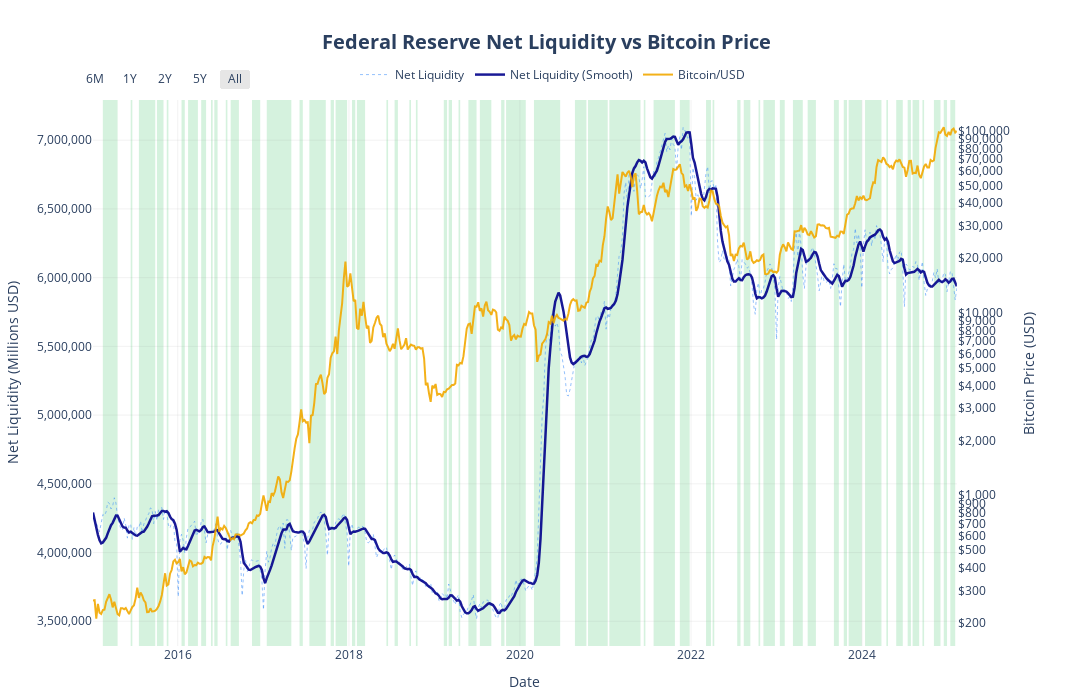

The code cell stored with this chart in its notebook:
### Code cell
# 定义配色方案
colors = {
    "liquidity": "rgba(64, 144, 248, 0.8)",
    "liquidity_smooth": "rgba(0, 0, 139, 0.9)",
    "bitcoin": "rgba(242, 169, 0, 0.9)",
    "increase_period": "rgba(46, 189, 89, 0.2)",
    "grid": "rgba(128, 128, 128, 0.1)",
}

# 创建子图
fig = make_subplots(specs=[[{"secondary_y": True}]])

# 添加净流动性曲线
fig.add_trace(
    go.Scatter(
        x=df.index,
        y=df["net_liquidity"],
        name="Net Liquidity",
        line=dict(color=colors["liquidity"], width=1, dash="dot"),
        opacity=0.7,
    ),
    secondary_y=False,
)

# 添加平滑净流动性曲线
fig.add_trace(
    go.Scatter(
        x=df.index,
        y=df["smooth_net_liquidity"],
        name="Net Liquidity (Smooth)",
        line=dict(color=colors["liquidity_smooth"], width=2.5),
    ),
    secondary_y=False,
)

# 添加比特币价格
fig.add_trace(
    go.Scatter(
        x=df.index,
        y=df["btcusd"],
        name="Bitcoin/USD",
        line=dict(color=colors["bitcoin"], width=2),
    ),
    secondary_y=True,
)

# 标记流动性上升期间
for x0, x1 in zip(liquidity_increase["start_date"], liquidity_increase["end_date"]):
    fig.add_vrect(
        x0=x0,
        x1=x1,
        fillcolor=colors["increase_period"],
        opacity=1,
        line_width=0,
        layer="below",
    )

# 更新布局
fig.update_layout(
    title=dict(
        text="<b>Federal Reserve Net Liquidity vs Bitcoin Price</b>",
        x=0.5,
        y=0.95,
        xanchor="center",
        font=dict(size=20),
    ),
    width=1200,
    height=700,
    template="plotly_white",
    margin=dict(t=100, b=50),
    showlegend=True,
    legend=dict(
        orientation="h",
        yanchor="bottom",
        y=1.02,
        xanchor="center",
        x=0.5,
        bgcolor="rgba(255, 255, 255, 0.8)",
    ),
    hovermode="x unified",
)

# 更新X轴
fig.update_xaxes(
    title="Date",
    showgrid=True,
    gridwidth=1,
    gridcolor=colors["grid"],
    zeroline=True,
    zerolinewidth=1.5,
    zerolinecolor="rgba(128, 128, 128, 0.2)",
    rangeselector=dict(
        buttons=list(
            [
                dict(count=6, label="6M", step="month", stepmode="backward"),
                dict(count=1, label="1Y", step="year", stepmode="backward"),
                dict(count=2, label="2Y", step="year", stepmode="backward"),
                dict(count=5, label="5Y", step="year", stepmode="backward"),
                dict(step="all", label="All"),
            ]
        ),
        bgcolor="rgba(255, 255, 255, 0.8)",
    ),
)

# 更新主Y轴(流动性)
fig.update_yaxes(
    title="Net Liquidity (Millions USD)",
    showgrid=True,
    gridwidth=1,
    gridcolor=colors["grid"],
    zeroline=True,
    zerolinewidth=1.5,
    zerolinecolor="rgba(128, 128, 128, 0.2)",
    tickformat=",",
    secondary_y=False,
)

# 更新第二个Y轴(比特币价格)
fig.update_yaxes(
    title="Bitcoin Price (USD)",
    type="log",
    showgrid=False,
    tickformat="$,",
    secondary_y=True,
)

# 显示图表
fig.show()

### Figure 1 — Plotly figure (JSON) as saved in the notebook; plotly's stock layout.template omitted (floating-point values rounded to 4 significant figures; data arrays with more than 128 entries replaced by an {"elided": "..."} marker saying what was removed)
{"data": [{"line": {"color": "rgba(64, 144, 248, 0.8)", "dash": "dot", "width": 1}, "name": "Net Liquidity", "opacity": 0.7, "type": "scatter", "x": {"elided": "528 str values"}, "xaxis": "x", "y": {"elided": "528 int values"}, "yaxis": "y"}, {"line": {"color": "rgba(0, 0, 139, 0.9)", "width": 2.5}, "name": "Net Liquidity (Smooth)", "type": "scatter", "x": {"elided": "528 str values"}, "xaxis": "x", "y": {"elided": "528 float values"}, "yaxis": "y"}, {"line": {"color": "rgba(242, 169, 0, 0.9)", "width": 2}, "name": "Bitcoin/USD", "type": "scatter", "x": {"elided": "528 str values"}, "xaxis": "x", "y": {"elided": "528 float values"}, "yaxis": "y2"}], "layout": {"height": 700, "hovermode": "x unified", "legend": {"bgcolor": "rgba(255, 255, 255, 0.8)", "orientation": "h", "x": 0.5, "xanchor": "center", "y": 1.02, "yanchor": "bottom"}, "margin": {"b": 50, "t": 100}, "shapes": [{"fillcolor": "rgba(46, 189, 89, 0.2)", "layer": "below", "line": {"width": 0}, "opacity": 1, "type": "rect", "x0": "2015-02-15T00:00:00", "x1": "2015-04-19T00:00:00", "xref": "x", "y0": 0, "y1": 1, "yref": "y domain"}, {"fillcolor": "rgba(46, 189, 89, 0.2)", "layer": "below", "line": {"width": 0}, "opacity": 1, "type": "rect", "x0": "2015-06-14T00:00:00", "x1": "2015-06-21T00:00:00", "xref": "x", "y0": 0, "y1": 1, "yref": "y domain"}, {"fillcolor": "rgba(46, 189, 89, 0.2)", "layer": "below", "line": {"width": 0}, "opacity": 1, "type": "rect", "x0": "2015-07-19T00:00:00", "x1": "2015-09-27T00:00:00", "xref": "x", "y0": 0, "y1": 1, "yref": "y domain"}, {"fillcolor": "rgba(46, 189, 89, 0.2)", "layer": "below", "line": {"width": 0}, "opacity": 1, "type": "rect", "x0": "2015-10-04T00:00:00", "x1": "2015-11-01T00:00:00", "xref": "x", "y0": 0, "y1": 1, "yref": "y domain"}, {"fillcolor": "rgba(46, 189, 89, 0.2)", "layer": "below", "line": {"width": 0}, "opacity": 1, "type": "rect", "x0": "2015-11-15T00:00:00", "x1": "2015-11-22T00:00:00", "xref": "x", "y0": 0, "y1": 1, "yref": "y domain"}, {"fillcolor": "rgba(46, 189, 89, 0.2)", "layer": "below", "line": {"width": 0}, "opacity": 1, "type": "rect", "x0": "2016-01-17T00:00:00", "x1": "2016-01-31T00:00:00", "xref": "x", "y0": 0, "y1": 1, "yref": "y domain"}, {"fillcolor": "rgba(46, 189, 89, 0.2)", "layer": "below", "line": {"width": 0}, "opacity": 1, "type": "rect", "x0": "2016-02-14T00:00:00", "x1": "2016-03-27T00:00:00", "xref": "x", "y0": 0, "y1": 1, "yref": "y domain"}, {"fillcolor": "rgba(46, 189, 89, 0.2)", "layer": "below", "line": {"width": 0}, "opacity": 1, "type": "rect", "x0": "2016-04-10T00:00:00", "x1": "2016-05-01T00:00:00", "xref": "x", "y0": 0, "y1": 1, "yref": "y domain"}, {"fillcolor": "rgba(46, 189, 89, 0.2)", "layer": "below", "line": {"width": 0}, "opacity": 1, "type": "rect", "x0": "2016-05-22T00:00:00", "x1": "2016-05-29T00:00:00", "xref": "x", "y0": 0, "y1": 1, "yref": "y domain"}, {"fillcolor": "rgba(46, 189, 89, 0.2)", "layer": "below", "line": {"width": 0}, "opacity": 1, "type": "rect", "x0": "2016-06-05T00:00:00", "x1": "2016-06-19T00:00:00", "xref": "x", "y0": 0, "y1": 1, "yref": "y domain"}, {"fillcolor": "rgba(46, 189, 89, 0.2)", "layer": "below", "line": {"width": 0}, "opacity": 1, "type": "rect", "x0": "2016-07-24T00:00:00", "x1": "2016-07-31T00:00:00", "xref": "x", "y0": 0, "y1": 1, "yref": "y domain"}, {"fillcolor": "rgba(46, 189, 89, 0.2)", "layer": "below", "line": {"width": 0}, "opacity": 1, "type": "rect", "x0": "2016-08-14T00:00:00", "x1": "2016-09-18T00:00:00", "xref": "x", "y0": 0, "y1": 1, "yref": "y domain"}, {"fillcolor": "rgba(46, 189, 89, 0.2)", "layer": "below", "line": {"width": 0}, "opacity": 1, "type": "rect", "x0": "2016-11-13T00:00:00", "x1": "2016-12-18T00:00:00", "xref": "x", "y0": 0, "y1": 1, "yref": "y domain"}, {"fillcolor": "rgba(46, 189, 89, 0.2)", "layer": "below", "line": {"width": 0}, "opacity": 1, "type": "rect", "x0": "2017-01-15T00:00:00", "x1": "2017-04-30T00:00:00", "xref": "x", "y0": 0, "y1": 1, "yref": "y domain"}, {"fillcolor": "rgba(46, 189, 89, 0.2)", "layer": "below", "line": {"width": 0}, "opacity": 1, "type": "rect", "x0": "2017-06-04T00:00:00", "x1": "2017-06-18T00:00:00", "xref": "x", "y0": 0, "y1": 1, "yref": "y domain"}, {"fillcolor": "rgba(46, 189, 89, 0.2)", "layer": "below", "line": {"width": 0}, "opacity": 1, "type": "rect", "x0": "2017-07-16T00:00:00", "x1": "2017-09-24T00:00:00", "xref": "x", "y0": 0, "y1": 1, "yref": "y domain"}, {"fillcolor": "rgba(46, 189, 89, 0.2)", "layer": "below", "line": {"width": 0}, "opacity": 1, "type": "rect", "x0": "2017-10-15T00:00:00", "x1": "2017-10-29T00:00:00", "xref": "x", "y0": 0, "y1": 1, "yref": "y domain"}, {"fillcolor": "rgba(46, 189, 89, 0.2)", "layer": "below", "line": {"width": 0}, "opacity": 1, "type": "rect", "x0": "2017-11-05T00:00:00", "x1": "2017-12-24T00:00:00", "xref": "x", "y0": 0, "y1": 1, "yref": "y domain"}, {"fillcolor": "rgba(46, 189, 89, 0.2)", "layer": "below", "line": {"width": 0}, "opacity": 1, "type": "rect", "x0": "2018-01-14T00:00:00", "x1": "2018-01-28T00:00:00", "xref": "x", "y0": 0, "y1": 1, "yref": "y domain"}, {"fillcolor": "rgba(46, 189, 89, 0.2)", "layer": "below", "line": {"width": 0}, "opacity": 1, "type": "rect", "x0": "2018-02-04T00:00:00", "x1": "2018-03-11T00:00:00", "xref": "x", "y0": 0, "y1": 1, "yref": "y domain"}, {"fillcolor": "rgba(46, 189, 89, 0.2)", "layer": "below", "line": {"width": 0}, "opacity": 1, "type": "rect", "x0": "2018-06-10T00:00:00", "x1": "2018-06-17T00:00:00", "xref": "x", "y0": 0, "y1": 1, "yref": "y domain"}, {"fillcolor": "rgba(46, 189, 89, 0.2)", "layer": "below", "line": {"width": 0}, "opacity": 1, "type": "rect", "x0": "2018-07-15T00:00:00", "x1": "2018-07-29T00:00:00", "xref": "x", "y0": 0, "y1": 1, "yref": "y domain"}, {"fillcolor": "rgba(46, 189, 89, 0.2)", "layer": "below", "line": {"width": 0}, "opacity": 1, "type": "rect", "x0": "2018-09-16T00:00:00", "x1": "2018-09-23T00:00:00", "xref": "x", "y0": 0, "y1": 1, "yref": "y domain"}, {"fillcolor": "rgba(46, 189, 89, 0.2)", "layer": "below", "line": {"width": 0}, "opacity": 1, "type": "rect", "x0": "2018-10-14T00:00:00", "x1": "2018-10-21T00:00:00", "xref": "x", "y0": 0, "y1": 1, "yref": "y domain"}, {"fillcolor": "rgba(46, 189, 89, 0.2)", "layer": "below", "line": {"width": 0}, "opacity": 1, "type": "rect", "x0": "2019-02-10T00:00:00", "x1": "2019-02-24T00:00:00", "xref": "x", "y0": 0, "y1": 1, "yref": "y domain"}, {"fillcolor": "rgba(46, 189, 89, 0.2)", "layer": "below", "line": {"width": 0}, "opacity": 1, "type": "rect", "x0": "2019-03-03T00:00:00", "x1": "2019-03-17T00:00:00", "xref": "x", "y0": 0, "y1": 1, "yref": "y domain"}, {"fillcolor": "rgba(46, 189, 89, 0.2)", "layer": "below", "line": {"width": 0}, "opacity": 1, "type": "rect", "x0": "2019-04-14T00:00:00", "x1": "2019-04-21T00:00:00", "xref": "x", "y0": 0, "y1": 1, "yref": "y domain"}, {"fillcolor": "rgba(46, 189, 89, 0.2)", "layer": "below", "line": {"width": 0}, "opacity": 1, "type": "rect", "x0": "2019-05-26T00:00:00", "x1": "2019-06-30T00:00:00", "xref": "x", "y0": 0, "y1": 1, "yref": "y domain"}, {"fillcolor": "rgba(46, 189, 89, 0.2)", "layer": "below", "line": {"width": 0}, "opacity": 1, "type": "rect", "x0": "2019-07-14T00:00:00", "x1": "2019-09-01T00:00:00", "xref": "x", "y0": 0, "y1": 1, "yref": "y domain"}, {"fillcolor": "rgba(46, 189, 89, 0.2)", "layer": "below", "line": {"width": 0}, "opacity": 1, "type": "rect", "x0": "2019-10-13T00:00:00", "x1": "2019-10-27T00:00:00", "xref": "x", "y0": 0, "y1": 1, "yref": "y domain"}, {"fillcolor": "rgba(46, 189, 89, 0.2)", "layer": "below", "line": {"width": 0}, "opacity": 1, "type": "rect", "x0": "2019-11-03T00:00:00", "x1": "2020-01-26T00:00:00", "xref": "x", "y0": 0, "y1": 1, "yref": "y domain"}, {"fillcolor": "rgba(46, 189, 89, 0.2)", "layer": "below", "line": {"width": 0}, "opacity": 1, "type": "rect", "x0": "2020-03-01T00:00:00", "x1": "2020-06-21T00:00:00", "xref": "x", "y0": 0, "y1": 1, "yref": "y domain"}, {"fillcolor": "rgba(46, 189, 89, 0.2)", "layer": "below", "line": {"width": 0}, "opacity": 1, "type": "rect", "x0": "2020-08-23T00:00:00", "x1": "2020-10-11T00:00:00", "xref": "x", "y0": 0, "y1": 1, "yref": "y domain"}, {"fillcolor": "rgba(46, 189, 89, 0.2)", "layer": "below", "line": {"width": 0}, "opacity": 1, "type": "rect", "x0": "2020-10-18T00:00:00", "x1": "2021-01-10T00:00:00", "xref": "x", "y0": 0, "y1": 1, "yref": "y domain"}, {"fillcolor": "rgba(46, 189, 89, 0.2)", "layer": "below", "line": {"width": 0}, "opacity": 1, "type": "rect", "x0": "2021-01-17T00:00:00", "x1": "2021-05-30T00:00:00", "xref": "x", "y0": 0, "y1": 1, "yref": "y domain"}, {"fillcolor": "rgba(46, 189, 89, 0.2)", "layer": "below", "line": {"width": 0}, "opacity": 1, "type": "rect", "x0": "2021-06-13T00:00:00", "x1": "2021-06-20T00:00:00", "xref": "x", "y0": 0, "y1": 1, "yref": "y domain"}, {"fillcolor": "rgba(46, 189, 89, 0.2)", "layer": "below", "line": {"width": 0}, "opacity": 1, "type": "rect", "x0": "2021-07-25T00:00:00", "x1": "2021-10-24T00:00:00", "xref": "x", "y0": 0, "y1": 1, "yref": "y domain"}, {"fillcolor": "rgba(46, 189, 89, 0.2)", "layer": "below", "line": {"width": 0}, "opacity": 1, "type": "rect", "x0": "2021-11-14T00:00:00", "x1": "2021-12-26T00:00:00", "xref": "x", "y0": 0, "y1": 1, "yref": "y domain"}, {"fillcolor": "rgba(46, 189, 89, 0.2)", "layer": "below", "line": {"width": 0}, "opacity": 1, "type": "rect", "x0": "2022-03-06T00:00:00", "x1": "2022-03-27T00:00:00", "xref": "x", "y0": 0, "y1": 1, "yref": "y domain"}, {"fillcolor": "rgba(46, 189, 89, 0.2)", "layer": "below", "line": {"width": 0}, "opacity": 1, "type": "rect", "x0": "2022-04-03T00:00:00", "x1": "2022-04-10T00:00:00", "xref": "x", "y0": 0, "y1": 1, "yref": "y domain"}, {"fillcolor": "rgba(46, 189, 89, 0.2)", "layer": "below", "line": {"width": 0}, "opacity": 1, "type": "rect", "x0": "2022-07-17T00:00:00", "x1": "2022-07-31T00:00:00", "xref": "x", "y0": 0, "y1": 1, "yref": "y domain"}, {"fillcolor": "rgba(46, 189, 89, 0.2)", "layer": "below", "line": {"width": 0}, "opacity": 1, "type": "rect", "x0": "2022-08-14T00:00:00", "x1": "2022-09-11T00:00:00", "xref": "x", "y0": 0, "y1": 1, "yref": "y domain"}, {"fillcolor": "rgba(46, 189, 89, 0.2)", "layer": "below", "line": {"width": 0}, "opacity": 1, "type": "rect", "x0": "2022-10-16T00:00:00", "x1": "2022-10-23T00:00:00", "xref": "x", "y0": 0, "y1": 1, "yref": "y domain"}, {"fillcolor": "rgba(46, 189, 89, 0.2)", "layer": "below", "line": {"width": 0}, "opacity": 1, "type": "rect", "x0": "2022-11-06T00:00:00", "x1": "2022-12-25T00:00:00", "xref": "x", "y0": 0, "y1": 1, "yref": "y domain"}, {"fillcolor": "rgba(46, 189, 89, 0.2)", "layer": "below", "line": {"width": 0}, "opacity": 1, "type": "rect", "x0": "2023-01-15T00:00:00", "x1": "2023-02-05T00:00:00", "xref": "x", "y0": 0, "y1": 1, "yref": "y domain"}, {"fillcolor": "rgba(46, 189, 89, 0.2)", "layer": "below", "line": {"width": 0}, "opacity": 1, "type": "rect", "x0": "2023-03-12T00:00:00", "x1": "2023-04-23T00:00:00", "xref": "x", "y0": 0, "y1": 1, "yref": "y domain"}, {"fillcolor": "rgba(46, 189, 89, 0.2)", "layer": "below", "line": {"width": 0}, "opacity": 1, "type": "rect", "x0": "2023-05-14T00:00:00", "x1": "2023-06-18T00:00:00", "xref": "x", "y0": 0, "y1": 1, "yref": "y domain"}, {"fillcolor": "rgba(46, 189, 89, 0.2)", "layer": "below", "line": {"width": 0}, "opacity": 1, "type": "rect", "x0": "2023-09-03T00:00:00", "x1": "2023-09-24T00:00:00", "xref": "x", "y0": 0, "y1": 1, "yref": "y domain"}, {"fillcolor": "rgba(46, 189, 89, 0.2)", "layer": "below", "line": {"width": 0}, "opacity": 1, "type": "rect", "x0": "2023-10-15T00:00:00", "x1": "2023-10-29T00:00:00", "xref": "x", "y0": 0, "y1": 1, "yref": "y domain"}, {"fillcolor": "rgba(46, 189, 89, 0.2)", "layer": "below", "line": {"width": 0}, "opacity": 1, "type": "rect", "x0": "2023-11-05T00:00:00", "x1": "2023-12-31T00:00:00", "xref": "x", "y0": 0, "y1": 1, "yref": "y domain"}, {"fillcolor": "rgba(46, 189, 89, 0.2)", "layer": "below", "line": {"width": 0}, "opacity": 1, "type": "rect", "x0": "2024-01-14T00:00:00", "x1": "2024-03-24T00:00:00", "xref": "x", "y0": 0, "y1": 1, "yref": "y domain"}, {"fillcolor": "rgba(46, 189, 89, 0.2)", "layer": "below", "line": {"width": 0}, "opacity": 1, "type": "rect", "x0": "2024-04-14T00:00:00", "x1": "2024-04-21T00:00:00", "xref": "x", "y0": 0, "y1": 1, "yref": "y domain"}, {"fillcolor": "rgba(46, 189, 89, 0.2)", "layer": "below", "line": {"width": 0}, "opacity": 1, "type": "rect", "x0": "2024-05-26T00:00:00", "x1": "2024-06-23T00:00:00", "xref": "x", "y0": 0, "y1": 1, "yref": "y domain"}, {"fillcolor": "rgba(46, 189, 89, 0.2)", "layer": "below", "line": {"width": 0}, "opacity": 1, "type": "rect", "x0": "2024-07-14T00:00:00", "x1": "2024-07-28T00:00:00", "xref": "x", "y0": 0, "y1": 1, "yref": "y domain"}, {"fillcolor": "rgba(46, 189, 89, 0.2)", "layer": "below", "line": {"width": 0}, "opacity": 1, "type": "rect", "x0": "2024-08-04T00:00:00", "x1": "2024-09-01T00:00:00", "xref": "x", "y0": 0, "y1": 1, "yref": "y domain"}, {"fillcolor": "rgba(46, 189, 89, 0.2)", "layer": "below", "line": {"width": 0}, "opacity": 1, "type": "rect", "x0": "2024-09-15T00:00:00", "x1": "2024-09-22T00:00:00", "xref": "x", "y0": 0, "y1": 1, "yref": "y domain"}, {"fillcolor": "rgba(46, 189, 89, 0.2)", "layer": "below", "line": {"width": 0}, "opacity": 1, "type": "rect", "x0": "2024-11-03T00:00:00", "x1": "2024-12-01T00:00:00", "xref": "x", "y0": 0, "y1": 1, "yref": "y domain"}, {"fillcolor": "rgba(46, 189, 89, 0.2)", "layer": "below", "line": {"width": 0}, "opacity": 1, "type": "rect", "x0": "2024-12-15T00:00:00", "x1": "2024-12-29T00:00:00", "xref": "x", "y0": 0, "y1": 1, "yref": "y domain"}, {"fillcolor": "rgba(46, 189, 89, 0.2)", "layer": "below", "line": {"width": 0}, "opacity": 1, "type": "rect", "x0": "2025-01-12T00:00:00", "x1": "2025-02-02T00:00:00", "xref": "x", "y0": 0, "y1": 1, "yref": "y domain"}], "showlegend": true, "title": {"font": {"size": 20}, "text": "<b>Federal Reserve Net Liquidity vs Bitcoin Price</b>", "x": 0.5, "xanchor": "center", "y": 0.95}, "width": 1200, "xaxis": {"anchor": "y", "domain": [0, 0.94], "gridcolor": "rgba(128, 128, 128, 0.1)", "gridwidth": 1, "rangeselector": {"bgcolor": "rgba(255, 255, 255, 0.8)", "buttons": [{"count": 6, "label": "6M", "step": "month", "stepmode": "backward"}, {"count": 1, "label": "1Y", "step": "year", "stepmode": "backward"}, {"count": 2, "label": "2Y", "step": "year", "stepmode": "backward"}, {"count": 5, "label": "5Y", "step": "year", "stepmode": "backward"}, {"label": "All", "step": "all"}]}, "showgrid": true, "title": {"text": "Date"}, "zeroline": true, "zerolinecolor": "rgba(128, 128, 128, 0.2)", "zerolinewidth": 1.5}, "yaxis": {"anchor": "x", "domain": [0, 1], "gridcolor": "rgba(128, 128, 128, 0.1)", "gridwidth": 1, "showgrid": true, "tickformat": ",", "title": {"text": "Net Liquidity (Millions USD)"}, "zeroline": true, "zerolinecolor": "rgba(128, 128, 128, 0.2)", "zerolinewidth": 1.5}, "yaxis2": {"anchor": "x", "overlaying": "y", "showgrid": false, "side": "right", "tickformat": "$,", "title": {"text": "Bitcoin Price (USD)"}, "type": "log"}}}
